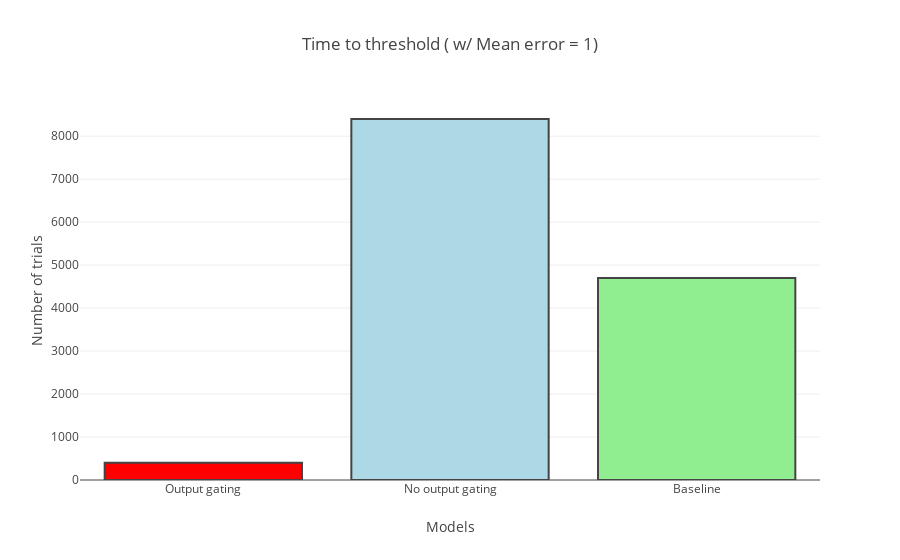

This figure's notebook cell:
### Code cell
trace1 = Bar(
    x=['Output gating','No output gating','Baseline'],
    y=[4*100, 84*100, 47*100],
    name='Output gating',
    marker=dict(
        color=['red','lightblue','lightgreen'],
        line=dict(
            color=[],
            width=2
        )
    
),
    showlegend = False
)
'''
trace2 = Bar(
    x=['n = 1024', 'n = 256'],
    y=[0.92 ,4.38],
    name='Input gating Only'
)
'''
data = [trace1]
layout = Layout(
    title = 'Time to threshold ( w/ Mean error = 1)',
    barmode='group',
    xaxis = dict(
        title='Models'
    ),
    yaxis = dict(
        title='Number of trials'
    )
   
)

fig = Figure(data=data, layout=layout)
plotly.offline.iplot(fig, filename='grouped-bar')

### Figure 1 — Plotly figure (JSON) as saved in the notebook; plotly's stock layout.template omitted (floating-point values rounded to 4 significant figures)
{"data": [{"marker": {"color": ["red", "lightblue", "lightgreen"], "line": {"color": [], "width": 2}}, "name": "Output gating", "showlegend": false, "type": "bar", "x": ["Output gating", "No output gating", "Baseline"], "y": [400, 8400, 4700]}], "layout": {"barmode": "group", "title": "Time to threshold ( w/ Mean error = 1)", "xaxis": {"title": "Models"}, "yaxis": {"title": "Number of trials"}}}
